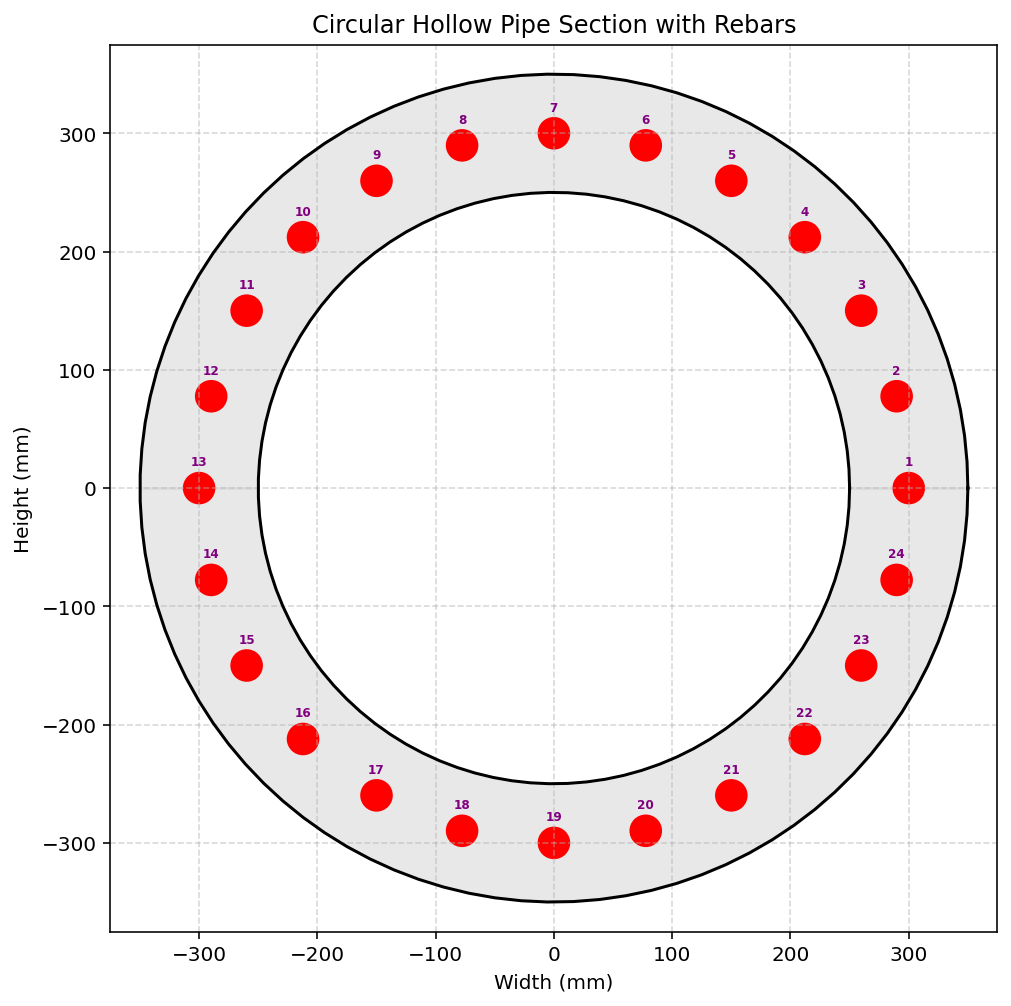

This figure's Python source:
def CONCRETE_CIRCULAR_HOLLOW_PIPE_SECTION_FUN(
    secTag, STEEL_TYPE, Do, t,
    numSubdivCirc, numSubdivRad,
    fc, Kfc,
    CONCRETE_DENSITY,
    nRebars=68,
    rebar_dia=25,
    plot=True
    ):
    """
    Create a circular hollow confined‑concrete fiber section for OpenSees,
    with automatic placement of reinforcing bars along the mid‑thickness circle.

    Parameters
    ----------
    secTag          : int   – section identifier
    STEEL_TYPE      : str   – 'ELASTIC' or 'INELASTIC'
    Do              : float – outer diameter (mm)
    t               : float – wall thickness (mm)
    numSubdivCirc   : int   – number of circumferential subdivisions for concrete patch
    numSubdivRad    : int   – number of radial subdivisions for concrete patch
    fc              : float – unconfined concrete compressive strength (MPa, negative)
    Kfc             : float – ratio of confined to unconfined concrete strength
    CONCRETE_DENSITY: float – density of concrete (kg/m³) – converted to N·s²/mm³ internally
    plot            : bool  – if True, draw a 2D sketch of the section
    nRebars         : int   – total number of reinforcing bars (default = 68)
    rebar_dia       : float – diameter of each rebar (mm), uniform for all bars (default = 25)

    Returns
    -------
    Do              : float – outer diameter (mm)
    ELE_MASS        : float – element mass per unit length (kg/mm)

    THIS PYTHON SCRIPT IS WRITTEN BY SALAR DELAVAR GHASHGHAEI (QASHQAI) 
    """

    import openseespy.opensees as ops
    import matplotlib.pyplot as plt
    import matplotlib.patches as patches
    import numpy as np

    # ------------------------------------------------------------------
    # 1. MATERIAL DEFINITIONS (units: mm, N)
    # ------------------------------------------------------------------

    # --- Unconfined cover concrete ---
    fcU = -fc                         # compressive strength (positive)
    Ec = 4700 * np.sqrt(-fcU)         # elastic modulus (N/mm²)
    ec0U = 2 * fcU / Ec               # strain at peak stress
    fcUU = 0.2 * fcU                  # ultimate compressive strength
    ecuU = 5 * ec0U                   # ultimate compressive strain

    # --- Confined core concrete ---
    fcC = Kfc * fcU                   # confined compressive strength
    EcC = 4700 * np.sqrt(-fcC)        # elastic modulus for confined concrete
    ec0C = 2 * fcC / EcC              # strain at peak stress
    fcUC = 0.65 * fcC                 # ultimate compressive strength
    ecuC = 15 * ec0C                  # ultimate compressive strain
    Lambda = 0.1                      # unloading slope ratio

    # Tensile properties
    ftC = 0.7 * np.sqrt(-fcC)         # tensile strength (confined)
    ftU = 0.7 * np.sqrt(-fcU)         # tensile strength (unconfined)
    EtsC = ftC / np.abs(ec0C)         # tension softening stiffness (confined)
    EtsU = ftU / np.abs(ec0U)         # tension softening stiffness (unconfined)

    # --- Reinforcing steel ---
    fy = 400.0                        # yield strength (N/mm²)
    Es = 2.0e5                        # elastic modulus (N/mm²)
    ey = fy / Es                      # yield strain
    fu = 1.1818 * fy                  # ultimate strength
    esu = 0.09                        # ultimate strain
    Esh = (fu - fy) / (esu - ey)      # post‑yield hardening modulus
    Bs = Esh / Es

    # ------------------------------------------------------------------
    # 2. CREATE UNIAXIAL MATERIALS IN OPENSEES
    # ------------------------------------------------------------------
    coreTag, coverTag, steelTag = secTag + 100, secTag + 200, secTag + 300

    if STEEL_TYPE == 'ELASTIC':
        ops.uniaxialMaterial('Steel01', steelTag, fy, Es, Bs)
    elif STEEL_TYPE == 'INELASTIC':
        pinchX = 0.8   # pinching factor in X
        pinchY = 0.5   # pinching factor in Y
        damage1 = 0.0  # ductility‑based damage
        damage2 = 0.0  # energy‑based damage
        beta = 0.1     # stiffness degradation
        ops.uniaxialMaterial(
            'Hysteretic', steelTag,
            fy, ey, fu, esu, 0.2*fu, 1.1*esu,
            -fy, -ey, -fu, -esu, -0.2*fu, -1.1*esu,
            pinchX, pinchY, damage1, damage2, beta
        )

    # Concrete01 materials (original choice; Concrete02 is commented out)
    ops.uniaxialMaterial('Concrete01', coreTag, fcC, ec0C, fcUC, ecuC)
    ops.uniaxialMaterial('Concrete01', coverTag, fcU, ec0U, fcUU, ecuU)
    # Alternative: Concrete02 (uncomment if needed)
    # ops.uniaxialMaterial('Concrete02', coreTag, fcC, ec0C, fcUC, ecuC, Lambda, ftC, EtsC)
    # ops.uniaxialMaterial('Concrete02', coverTag, fcU, ec0U, fcUU, ecuU, Lambda, ftU, EtsU)

    # ------------------------------------------------------------------
    # 3. SECTION GEOMETRY AND AREA
    # ------------------------------------------------------------------
    Di = Do - 2 * t
    r_out = Do / 2.0
    r_in = Di / 2.0

    AREA = np.pi * (r_out**2 - r_in**2)
    Iz = (np.pi / 4.0) * (r_out**4 - r_in**4)
    print(f"Section area A = {AREA:.6f} mm²")
    print(f"Moment of inertia Iz = {Iz:.8f} mm⁴")

    # ------------------------------------------------------------------
    # 4. FIBER SECTION – CONCRETE RING
    # ------------------------------------------------------------------
    ops.section('Fiber', secTag)
    # Circular patch for the entire wall (confined concrete)
    ops.patch('circ', coreTag, numSubdivRad, numSubdivCirc, 0.0, 0.0, r_in, r_out)

    # ------------------------------------------------------------------
    # 5. AUTOMATIC REBAR PLACEMENT ALONG THE MID‑THICKNESS CIRCLE
    # ------------------------------------------------------------------
    r_mid = (r_out + r_in) / 2.0   # radius at the centre of the wall

    rebars_coords = []
    for i in range(nRebars):
        theta = 2.0 * np.pi * i / nRebars
        x = r_mid * np.cos(theta)
        y = r_mid * np.sin(theta)
        rebars_coords.append((x, y))

    # Add each rebar as a fiber
    area_bar = np.pi * (rebar_dia ** 2) / 4.0
    for (x, y) in rebars_coords:
        ops.fiber(x, y, area_bar, steelTag)

    # ------------------------------------------------------------------
    # 6. PLOT (if requested)
    # ------------------------------------------------------------------
    if plot:
        fig, ax = plt.subplots(figsize=(8, 8))
        ax.set_xlabel('Width (mm)')
        ax.set_ylabel('Height (mm)')
        ax.set_title('Circular Hollow Pipe Section with Rebars')
        ax.grid(True, linestyle='--', alpha=0.5)

        # Create circles for outer and inner boundaries
        theta_plot = np.linspace(0, 2 * np.pi, 100)
        x_out = r_out * np.cos(theta_plot)
        y_out = r_out * np.sin(theta_plot)
        x_in = r_in * np.cos(theta_plot)
        y_in = r_in * np.sin(theta_plot)

        # Plot outlines
        ax.plot(x_out, y_out, color='black', linewidth=1.5)
        ax.plot(x_in, y_in, color='black', linewidth=1.5)

        # Fill concrete (light gray) and hole (white)
        ax.fill_between(x_out, y_out, color='lightgray', alpha=0.5)
        ax.fill_between(x_in, y_in, color='white')

        # Plot rebars with numbering
        for idx, (x, y) in enumerate(rebars_coords, start=1):
            circ = patches.Circle(
                (x, y), radius=rebar_dia/2,
                edgecolor='red', facecolor='red', linewidth=1.5
            )
            ax.add_patch(circ)
            ax.text(
                x, y + rebar_dia/2 + 4, f'{idx}',
                color='purple', fontsize=6,
                ha='center', va='bottom', fontweight='bold'
            )

        # Axis limits
        max_dim = Do + 50
        ax.set_xlim(-max_dim/2, max_dim/2)
        ax.set_ylim(-max_dim/2, max_dim/2)
        ax.set_aspect('equal')
        plt.show()

    # ------------------------------------------------------------------
    # 7. MASS PER UNIT LENGTH
    # ------------------------------------------------------------------
    # Convert density from kg/m³ to kg/mm (1 m³ = 1e9 mm³)
    density_kg_per_mm3 = CONCRETE_DENSITY / 1e9   # kg/mm³
    ELE_MASS = density_kg_per_mm3 * AREA          # kg/mm

    return Do, ELE_MASS
